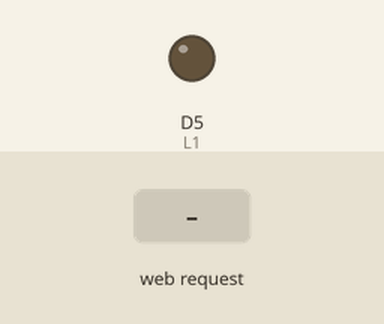
Recording of a sketch running on a simulated ESP8266 (NodeMCU). On the bench: output pins drawn as LEDs (lit = HIGH). The test bench sets the inputs (shaded band). WiFi joins after 1.5 s; servers stay silent unless stated; what the sketch prints to the serial monitor is not drawn.

Above: at 5.7 s.
5.8 s: HTTP request GET /LED1/on received
At 6.3 s:
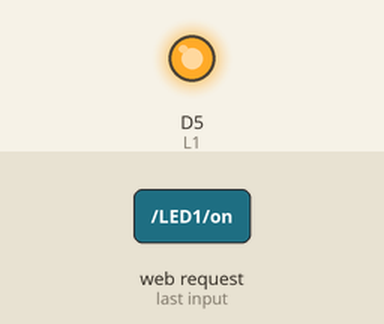
7.4 s: HTTP request GET /LED1/off received
At 8.0 s:
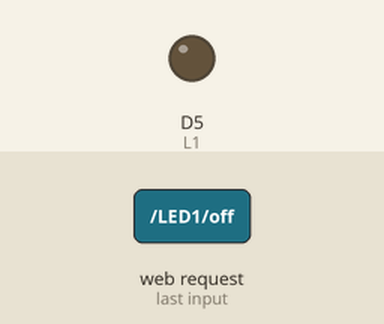
Timing chart, 0 to 10.4 s (numbered marks = the images above; inputs shaded):
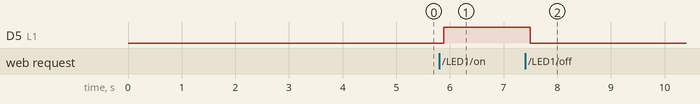

Measured:
- after the input at 5.8 s, D5 (L1): LOW → HIGH after 0.08 s
- after the input at 7.4 s, D5 (L1): HIGH → LOW after 0.09 s

The sketch:

Program_Kontrol_LED_via_Web_Page.ino
```cpp
/***************************************
 * Project Kontrol LED via Web server
 * Board  : NodeMCU ESP8266 V3
 * Input  : Web
 * Output : LED
 * 99 Proyek IoT
 * www.ardutech.com
 ****************************************/
#include <ESP8266WiFi.h>
//---GANTI SESUAI DENGAN JARINGAN WIFI
//---HOTSPOT ANDA
const char* ssid = "ArdutechWiFi";  // Nama Hotspot
const char* password = "12345678";  // Password

String header;
String L1State = "off";
const int L1 = D5;
WiFiServer server(80);
//===============================================
void setup() {
  Serial.begin(9600);
  pinMode(L1, OUTPUT);
  digitalWrite(L1, LOW);
  Serial.print("Connecting to ");
  Serial.println(ssid);
  WiFi.begin(ssid, password);
  while (WiFi.status() != WL_CONNECTED) {
     delay(500);
   Serial.print(".");
 }
// Print local IP address
  Serial.println("");
  Serial.println("WiFi connected-->");
  Serial.println("Copy this IP address: ");
  Serial.println(WiFi.localIP());
 //start web server
  server.begin();
  delay(3000);
}
//================================================
void loop(){
  WiFiClient client = server.available();
  if (client) {
    Serial.println("new client connected");
    String currentLine = "";
    while (client.connected())
      if (client.available()) {
        char c = client.read();
        Serial.write(c);
        header += c;
        if (c == '\n') {
          if (currentLine.length() == 0) {
            client.println("HTTP/1.1 200 OK");
            client.println("Content-type:text/html");
            client.println("Connection: close");
            client.println();

            if (header.indexOf("GET /LED1/on") >= 0) {
              Serial.println("LED1 on");
              L1State = "on";
              digitalWrite(L1, HIGH);
            } else if (header.indexOf("GET /LED1/off") >= 0) {
              Serial.println("LED1 off");
              L1State = "off";
              digitalWrite(L1, LOW);
            }

            // Display the HTML web page
            client.println("<!DOCTYPE html><html>");
            client.println("<head><meta name=\"viewport\" content=\"width=device-width, initial-scale=1\">");
            client.println("<link rel=\"icon\" href=\"data:,\">");
            client.println("<style>html { font-family: Cairo; display: inline; margin: 0px auto; text-align: center; background-color: #ccffb3;}");
            client.println(".button { background-color: #006699; border: none; color: white; padding: 16px 40px;");
            client.println("text-decoration: none; font-size: 35px; margin: 2px; cursor: pointer;}");
            client.println(".button2 {background-color: #555555;}</style></head>");
            client.println("<body><h1>Kontrol LED Web Server</h1>");
            // Jika LED OFF, tampilkan tombol ON
            if (L1State=="off") {
              client.println("<p><a href=\"/LED1/on\"><button class=\"button\">ON</button></a></p>");
              client.println("<svg width=\"500\" height=\"300\"><ellipse cx=\"258.5\" cy=\"125.5\" fill=\"#ffffff\" rx=\"47\" ry=\"52\" stroke=\"#ffffaa\" stroke-width=\"5\"/><rect fill=\"#cccccc\" height=\"40\" stroke=\"#ffffaa\" stroke-width=\"5\" transform=\"rotate(-0.485546 261 187.5)\" width=\"39\" x=\"241.5\" y=\"167.5\"/></svg>");

            } else {
              client.println("<p><a href=\"/LED1/off\"><button class=\"button button2\">OFF</button></a></p>");
              client.println("<svg width=\"500\" height=\"300\"><ellipse cx=\"258.5\" cy=\"125.5\" fill=\"#ff7f00\" rx=\"47\" ry=\"52\" stroke=\"#ffffaa\" stroke-width=\"5\"/><rect fill=\"#cccccc\" height=\"40\" stroke=\"#ffffaa\" stroke-width=\"5\" transform=\"rotate(-0.485546 261 187.5)\" width=\"39\" x=\"241.5\" y=\"167.5\"/></svg>");

            }
            client.println("</body></html>");
            client.println();
            break;
          } else {
            currentLine = "";
          }
        } else if (c != '\r') {
          currentLine += c;
        }
      }
    }
    header = "";
    client.stop();
    Serial.println("Client disconnected");
    Serial.println("");
  }
```
